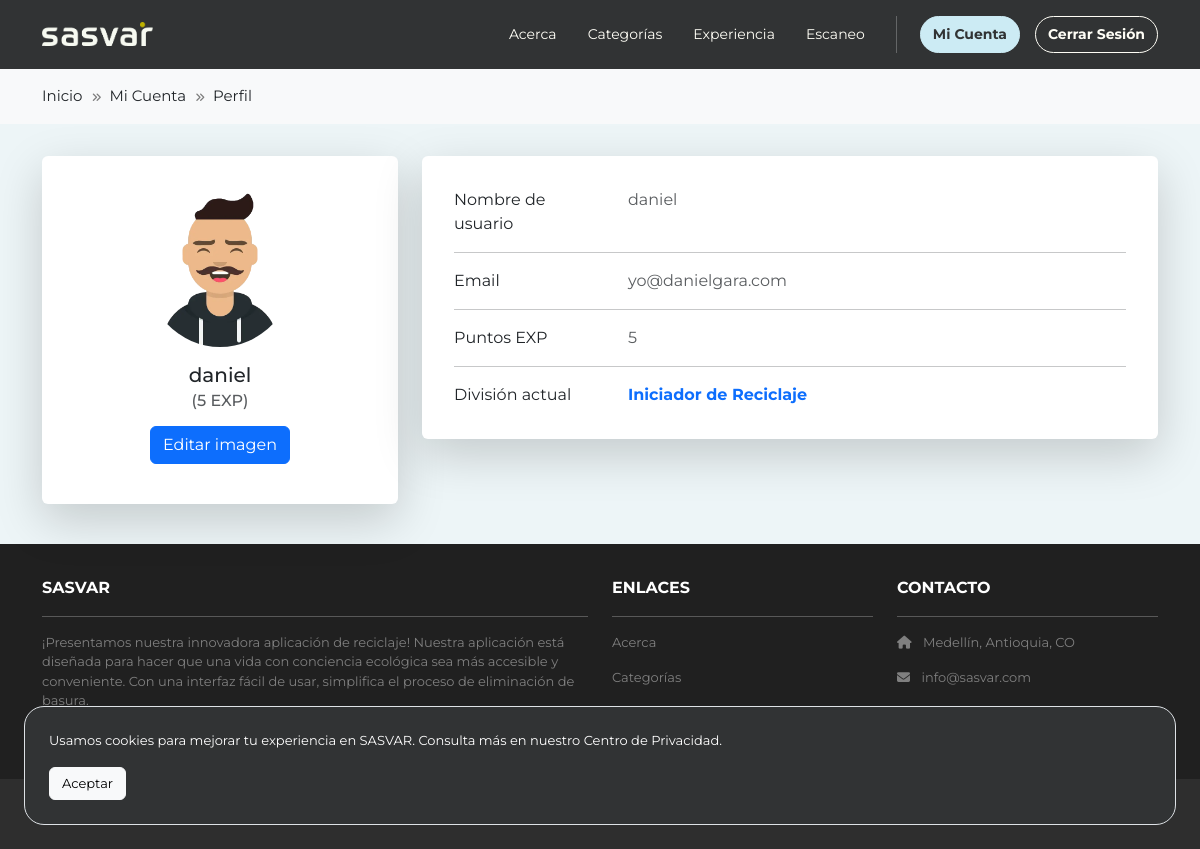
The app's page /mi-cuenta/perfil (signed in) with its own data.
### accounts/models.py (models this page shows, shortened)
class User(AbstractUser):
    email = models.CharField(max_length=30, unique=True)
    profile_picture = models.ImageField(upload_to='profile_pics', blank=True, null=True)
    experience_points = models.IntegerField(default=0)

class Ranking(models.Model):
    name = models.CharField(max_length=100)
    level = models.PositiveIntegerField()
    from_points = models.PositiveIntegerField()
    to_points = models.PositiveIntegerField()
    image = models.ImageField(upload_to='rankings_images/', blank=True, null=True)

### accounts/views.py (the view)
# urls.py: path('perfil', views.profile, name='accounts.profile'),
@login_required
def profile(request):
    if request.method == 'POST' and request.FILES.get('profile_pic'):
        request.user.profile_picture = request.FILES.get('profile_pic')
        request.user.save()
        return redirect('accounts.profile')
    viewData = {}
    viewData["title"] = "Perfil"
    viewData["breadcrumbItems"] = [
        {"name": "Inicio", "route": "home.index"},
        {"name": "Mi Cuenta", "route": "accounts.index"},
        {"name": "Perfil", "route": "accounts.profile"},
    ]
    viewData["user"] = request.user
    user_points = request.user.experience_points
    user_ranking = Ranking.objects.filter(from_points__lte=user_points, to_points__gte=user_points).first()
    viewData["ranking"] = user_ranking
    return render(request, 'accounts/profile.html', {"viewData": viewData})

### accounts/templates/accounts/profile.html (shortened to what this page needs)
{% extends 'base.html' %}
{% block content %}
{% load static %}
<div class="p-3">
  <div class="container">
    <div class="row mt-3">
      <div class="col-lg-4">
        <div class="card mb-4 shadow-lg p-3 mb-4 bg-white rounded border-0">
          <form method="post" enctype="multipart/form-data" id="profilePicForm">
            <div class="card-body text-center ">
              {% if viewData.user.profile_picture %}
              <img src="{{ viewData.user.profile_picture.url }}" alt="avatar"
                class="rounded-circle img-fluid img-profile">
              {% else %}
              <img src="{% static 'images/ava3.webp' %}" alt="avatar"
                class="rounded-circle img-fluid img-profile">
              {% endif %}
              <h5 class="my-3 mb-1">{{ viewData.user.username }}</h5>
              <h6 class="text-muted mb-3">({{ viewData.user.experience_points }} EXP)</h6>
              <div class="d-flex justify-content-center mb-2">
                <label for="profilePicInput" class="btn btn-primary">Editar imagen</label>
              </div>
            </div>
          </form>
        </div>
      </div>
      <div class="col-lg-8">
        <div class="card mb-4 shadow-lg p-3 mb-4 bg-white rounded border-0">
          <div class="card-body">
            <div class="row">
              <div class="col-sm-3">
                <p class="mb-0">Nombre de usuario</p>
              </div>
              <div class="col-sm-9">
                <p class="text-muted mb-0">{{ viewData.user.username }}</p>
              </div>
            </div>
            <hr>
            <div class="row">
              <div class="col-sm-3">
                <p class="mb-0">Email</p>
              </div>
              <div class="col-sm-9">
                <p class="text-muted mb-0">{{ viewData.user.email }}</p>
              </div>
            </div>
            <hr>
            <div class="row">
              <div class="col-sm-3">
                <p class="mb-0">Puntos EXP</p>
              </div>
              <div class="col-sm-9">
                <p class="text-muted mb-0">{{ viewData.user.experience_points }}</p>
              </div>
            </div>
            <hr>
            <div class="row">
              <div class="col-sm-3">
                <p class="mb-0">División actual</p>
              </div>
              <div class="col-sm-9">
                <p class="text-muted mb-0 fw-bold">
                  <a class="text-decoration-none" href="{% url 'accounts.rankings' %}">{{ viewData.ranking.name }}</a>
                </p>
              </div>
            </div>
          </div>
        </div>
      </div>
    </div>
  </div>
</div>
{% endblock content %}

### recycling/static/css/style.css (style rules this page uses)
body { font-family: 'Montserrat'; background-color: #FFF; }
.img-profile { width: 150px; }

### records on screen
User: user.username "daniel", user.experience_points "5", user.email "yo@danielgara.com"
Ranking: ranking.name "Iniciador de Reciclaje"

### other values on screen
{{ item.name }} "Inicio"
{{ item.name }} "Mi Cuenta"
{{ item.name }} "Perfil"
